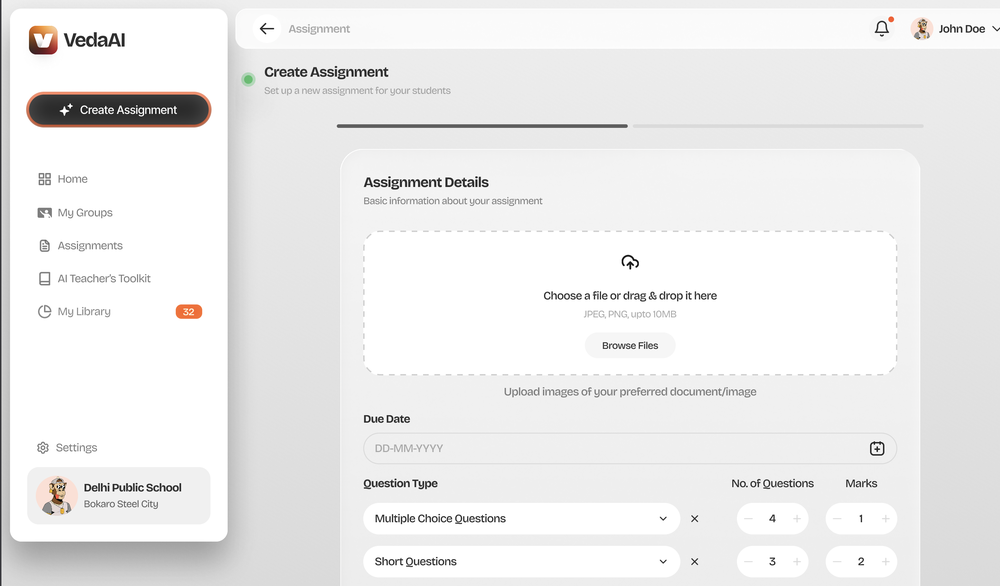
#> input picture Figma/Screenshot 2026-05-23 at 12.02.53 AM.png, 1000 x 586 px, shrunk from 2794 x 1636 before the run, found by its file name
$ python analyze_logo_only.py
#> lines starting #> are read from the running program, lines starting #| are printed output that depends on the picture
from PIL import Image

path = '/Users/navjotkumarsingh/Desktop/VedaAI/Figma/Screenshot 2026-05-23 at 12.02.53 AM.png'
img = Image.open(path)
#> img is the input picture: PIL image 1000x586 RGBA; mean R, G, B, A 236.7, 236.3, 236.1, 255

# Let's crop a region around the sidebar top-left header
# The logo starts at x=100 y=72 as found previously.
# Let's crop x from 80 to 220, y from 60 to 180
crop_x1, crop_y1 = 80, 60
crop_x2, crop_y2 = 220, 180
cropped = img.crop((crop_x1, crop_y1, crop_x2, crop_y2))
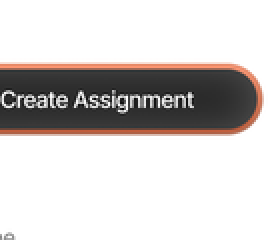
#> cropped: PIL image 140x120 RGBA (shown 2 times larger); mean R, G, B, A 210.3, 206, 204.6, 255

# The logo icon is a square. Let's find its exact boundary.
# Let's look for the orange/red bounding box on the left.
# The background is white (R > 240, G > 240, B > 240).
# Let's scan columns from left to right to find the logo boundary.
w, h = cropped.size
#> w = 140; h = 120

logo_pixels = []
for x in range(w):
    for y in range(h):
        r, g, b = cropped.getpixel((x, y))[:3]
        # Check for orange/red/dark-red logo colors (R > 80, G < 160)
        # and ignore the light background (R > 240 and G > 240 and B > 240)
        if (r > 80 and g < 160) and not (r > 240 and g > 240 and b > 240):
            logo_pixels.append((x, y))
#> after the loop, logo_pixels = 1015 pairs, first value 0 to 130, second value 32 to 119

x_coords = [p[0] for p in logo_pixels]
#> x_coords = 1015 values from 0 to 130
y_coords = [p[1] for p in logo_pixels]
#> y_coords = 1015 values, max 119 at index 11, min 32 at index 0, mean 49.74

# The logo icon boundaries
logo_x1, logo_x2 = min(x_coords), max(x_coords)
#> logo_x1 = 0; logo_x2 = 130
logo_y1, logo_y2 = min(y_coords), max(y_coords)
#> logo_y1 = 32; logo_y2 = 119

logo_w = logo_x2 - logo_x1 + 1
#> logo_w = 131
logo_h = logo_y2 - logo_y1 + 1
#> logo_h = 88

print(f"Isolated Logo Icon: relative ({logo_x1}, {logo_y1}) to ({logo_x2}, {logo_y2}), size: {logo_w}x{logo_h}")
#| Isolated Logo Icon: relative (0, 32) to (130, 119), size: 131x88
print(f"Absolute screenshot coordinates: ({crop_x1+logo_x1}, {crop_y1+logo_y1}) to ({crop_x1+logo_x2}, {crop_y1+logo_y2})")
#| Absolute screenshot coordinates: (80, 92) to (210, 179)

# Let's crop the logo icon itself
logo_icon = cropped.crop((logo_x1, logo_y1, logo_x2 + 1, logo_y2 + 1))
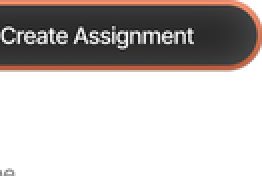
#> logo_icon: PIL image 131x88 RGBA (shown 2 times larger); mean R, G, B, A 189.9, 184, 182, 255
logo_icon.save('/Users/navjotkumarsingh/Desktop/VedaAI/scratch/logo_icon.png')
print("Saved logo icon crop to scratch/logo_icon.png")

# Now let's print the colors along the diagonal from top-left (0,0) to bottom-right (w-1, h-1)
# to see the gradient transition!
iw, ih = logo_icon.size
#> iw = 131; ih = 88
print("\nGradient Colors along Diagonal:")
for i in range(11):
    frac = i / 10.0
    cx = int(frac * (iw - 1))
    cy = int(frac * (ih - 1))

    # We want to sample the background color of the logo icon.
    # If the sampled pixel is part of the white V shape, let's sample from the left edge (e.g. x=5) at the same height.
    r, g, b = logo_icon.getpixel((cx, cy))[:3]
    if r > 240 and g > 240 and b > 240:
        # white V, sample from the left edge of the logo icon
        r, g, b = logo_icon.getpixel((4, cy))[:3]
        print(f"  {frac:.1f}: {r, g, b} (sampled from left edge)")
    else:
        print(f"  {frac:.1f}: {r, g, b}")
#> this loop made 11 passes
#|   0.0: (231, 137, 103)
#|   0.1: (50, 50, 50)
#|   0.2: (129, 129, 129)
#|   0.3: (50, 50, 50)
#|   0.4: (174, 96, 68)
#|   0.5: (255, 255, 255) (sampled from left edge)
#|   0.6: (255, 255, 255) (sampled from left edge)
#|   0.7: (255, 255, 255) (sampled from left edge)
#> (further printed lines are left out)

# Let's check the text next to the logo
# The text starts after the logo icon.
text_start_x = crop_x1 + logo_x2 + 1
#> text_start_x = 211
# Let's search for the first black pixel of the text
text_x1 = -1
for x in range(text_start_x, text_start_x + 100):
    for y in range(crop_y1, crop_y1 + h):
        r, g, b = img.getpixel((x, y))[:3]
        if r < 100 and g < 100 and b < 100:
            text_x1 = x
            break
    if text_x1 != -1:
        break

print(f"\nSpacing between logo icon and text: {text_x1 - (crop_x1 + logo_x2)} pixels")
#| Spacing between logo icon and text: 55 pixels

$ run again, with Figma/Screenshot 2026-05-23 at 12.01.28 AM.png copied over Figma/Screenshot 2026-05-23 at 12.02.53 AM.png
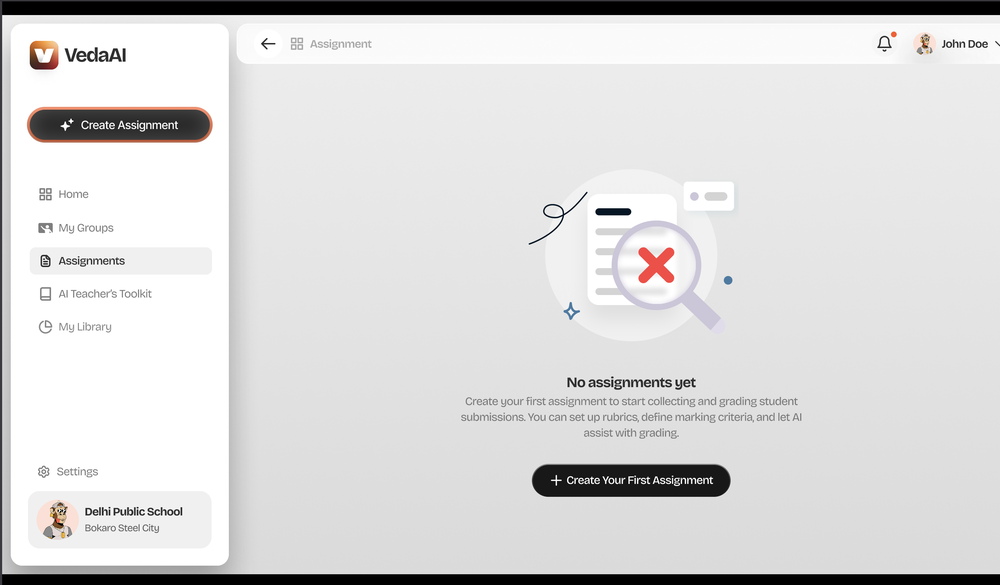
#> input picture Figma/Screenshot 2026-05-23 at 12.01.28 AM.png, 1000 x 585 px, shrunk from 2788 x 1632 before the run, found by its file name
#> img is the input picture: PIL image 1000x585 RGBA; mean R, G, B, A 217.7, 217.2, 217.1, 255
#> `cropped = img.crop((crop_x1, crop_y1, crop_x2, crop_y2))`:
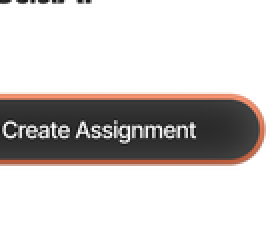
#> cropped: PIL image 140x120 RGBA (shown 2 times larger); mean R, G, B, A 209.3, 205, 203.5, 255
#> after the loop `for x in range(w):`: logo_pixels = 1040 pairs, first value 0 to 131, second value 0 to 81
#> x_coords = 1040 values from 0 to 131
#> y_coords = 1040 values, max 81 at index 6, min 0 at index 36, mean 62.5
#> logo_x1 = 0; logo_x2 = 131
#> logo_y1 = 0; logo_y2 = 81
#> logo_w = 132
#> logo_h = 82
#| Isolated Logo Icon: relative (0, 0) to (131, 81), size: 132x82
#| Absolute screenshot coordinates: (80, 60) to (211, 141)
#> `logo_icon = cropped.crop((logo_x1, logo_y1, logo_x2 + 1, logo_y2 + 1))`:
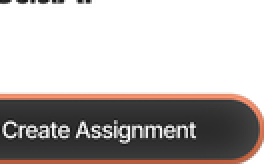
#> logo_icon: PIL image 132x82 RGBA (shown 2 times larger); mean R, G, B, A 184.6, 178.4, 176.3, 255
#> the loop `for i in range(11):` made 11 passes
#> (printed output is left out)
#> text_start_x = 212
#| Spacing between logo icon and text: -212 pixels

$ run again, with Figma/Screenshot 2026-05-23 at 12.02.11 AM.png copied over Figma/Screenshot 2026-05-23 at 12.02.53 AM.png
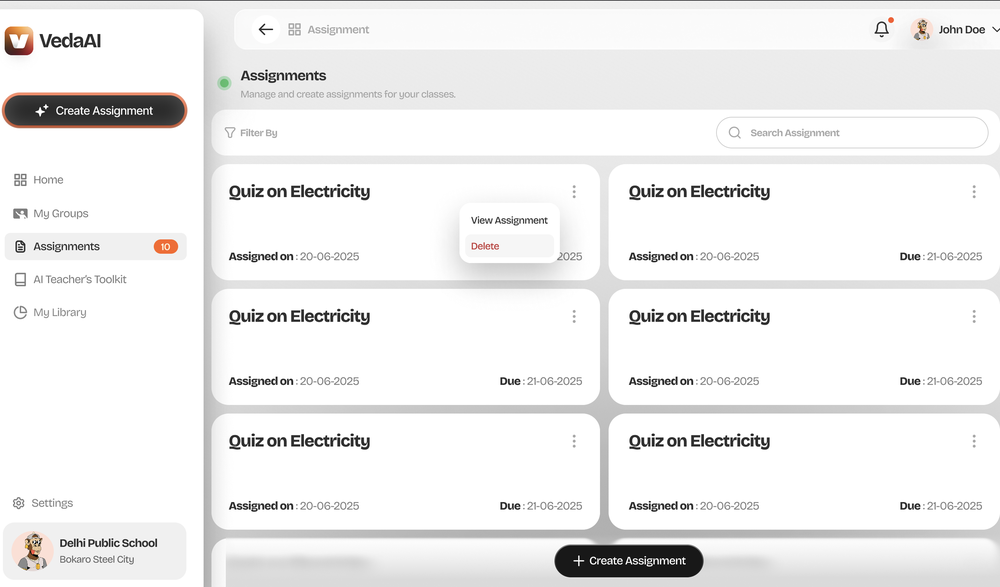
#> input picture Figma/Screenshot 2026-05-23 at 12.02.11 AM.png, 1000 x 587 px, shrunk from 2790 x 1638 before the run, found by its file name
#> img is the input picture: PIL image 1000x587 RGBA; mean R, G, B, A 239.7, 239.3, 239.1, 255
#> `cropped = img.crop((crop_x1, crop_y1, crop_x2, crop_y2))`:
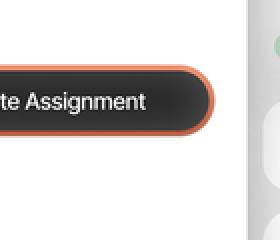
#> cropped: PIL image 140x120 RGBA (shown 2 times larger); mean R, G, B, A 213.9, 210.4, 209.2, 255
#> after the loop `for x in range(w):`: logo_pixels = 832 pairs, first value 0 to 106, second value 33 to 67
#> x_coords = 832 values from 0 to 106
#> y_coords = 832 values, max 67 at index 6, min 33 at index 0, mean 50.19
#> logo_x1 = 0; logo_x2 = 106
#> logo_y1 = 33; logo_y2 = 67
#> logo_w = 107
#> logo_h = 35
#| Isolated Logo Icon: relative (0, 33) to (106, 67), size: 107x35
#| Absolute screenshot coordinates: (80, 93) to (186, 127)
#> `logo_icon = cropped.crop((logo_x1, logo_y1, logo_x2 + 1, logo_y2 + 1))`:
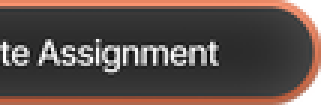
#> logo_icon: PIL image 107x35 RGBA (shown 3 times larger); mean R, G, B, A 93.3, 79.2, 74.3, 255
#> the loop `for i in range(11):` made 11 passes
#> (printed output is left out)
#> text_start_x = 187
#| Spacing between logo icon and text: 55 pixels
